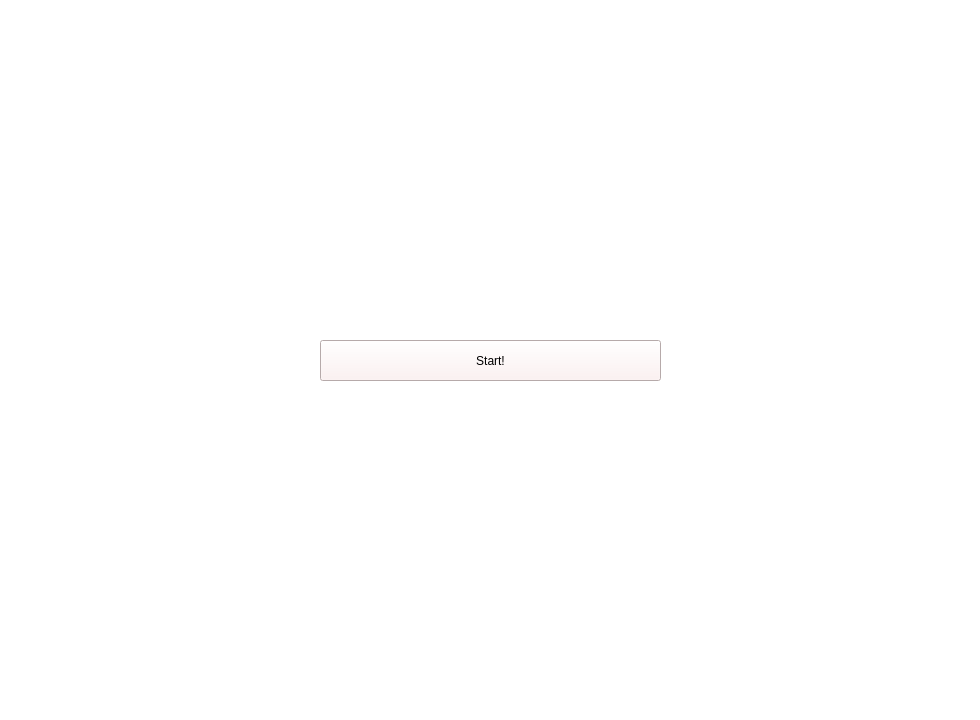
<?xml version="1.0" encoding="UTF-8"?>
<ui version="4.0">
 <class>MainWindow</class>
 <widget class="QMainWindow" name="MainWindow">
  <property name="enabled">
   <bool>true</bool>
  </property>
  <property name="geometry">
   <rect>
    <x>0</x>
    <y>0</y>
    <width>980</width>
    <height>720</height>
   </rect>
  </property>
  <property name="windowTitle">
   <string>MainWindow</string>
  </property>
  <property name="styleSheet">
   <string notr="true">background-color: rgb(255, 255, 255);
font: 75 9pt &quot;Adobe 고딕 Std B&quot;;</string>
  </property>
  <widget class="QWidget" name="centralwidget">
   <widget class="QPushButton" name="startButton">
    <property name="geometry">
     <rect>
      <x>320</x>
      <y>340</y>
      <width>341</width>
      <height>41</height>
     </rect>
    </property>
    <property name="styleSheet">
     <string notr="true">font: 75 14pt &quot;Adobe 고딕 Std B&quot;;
background-color: rgb(255, 238, 238);
border-color: rgb(255, 238, 238);</string>
    </property>
    <property name="text">
     <string>Start!</string>
    </property>
   </widget>
  </widget>
 </widget>
 <resources/>
 <connections>
  <connection>
   <sender>startButton</sender>
   <signal>clicked()</signal>
   <receiver>MainWindow</receiver>
   <slot>startButtonClicked()</slot>
   <hints>
    <hint type="sourcelabel">
     <x>211</x>
     <y>228</y>
    </hint>
    <hint type="destinationlabel">
     <x>334</x>
     <y>272</y>
    </hint>
   </hints>
  </connection>
 </connections>
 <slots>
  <slot>startButtonClicked()</slot>
 </slots>
</ui>
